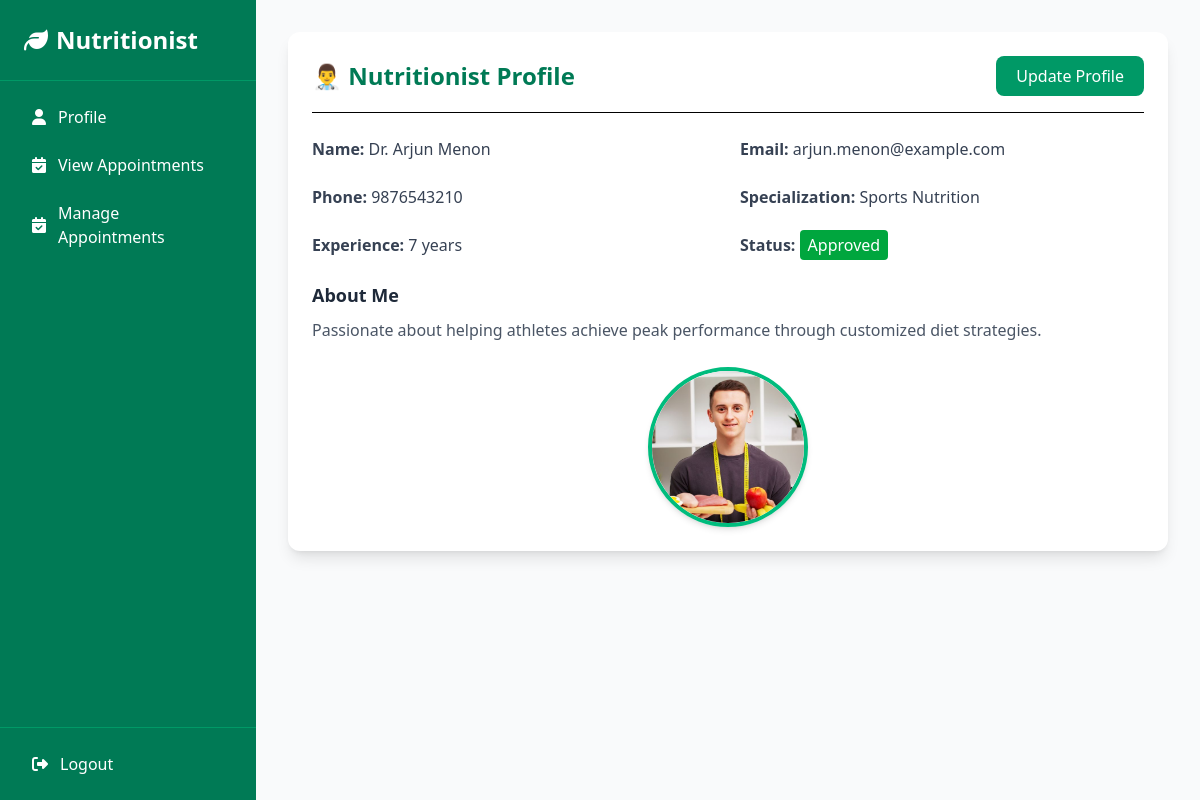
Page /nutrionist/index.php (signed in) on the committed database.
### tables this page shows
CREATE TABLE `nutritionists` (
  `id` int NOT NULL,
  `name` varchar(100) NOT NULL,
  `email` varchar(100) NOT NULL,
  `password` varchar(255) NOT NULL,
  `phone` varchar(20) DEFAULT NULL,
  `specialization` varchar(100) DEFAULT NULL,
  `experience` int DEFAULT '0',
  `description` text,
  `image` varchar(255) DEFAULT NULL,
  `status` enum('pending','approved','rejected') DEFAULT 'pending',
  `created_at` timestamp NULL DEFAULT CURRENT_TIMESTAMP
);

### nutrionist/index.php (the view, shortened to what this page needs)
<?php
include(__DIR__ . '/../config/db_conn.php');
$nutritionist_id = $_SESSION['nutritionist_id'];
$sql = "SELECT * FROM nutritionists WHERE id = ?";
$stmt = $connection->prepare($sql);
$stmt->bind_param("i", $nutritionist_id);
$stmt->execute();
$result = $stmt->get_result();
$nutritionist = $result->fetch_assoc();
?>
<?php include 'components/head.php'; ?>
<?php include 'components/dashboard-nav.php'; ?>
<main class="flex-1 overflow-y-auto p-8 bg-gray-50">
  <section class="bg-white rounded-xl shadow-lg p-6">
    <div class="flex justify-between items-center mb-6 border-b pb-4">
      <h2 class="text-2xl font-bold text-emerald-700">👨‍⚕️ Nutritionist Profile</h2>
      <button onclick="toggleModal(true)"
        class="bg-emerald-600 text-white px-5 py-2 rounded-lg hover:bg-emerald-700 transition">
        Update Profile
      </button>
    </div>
    <div class="grid grid-cols-1 md:grid-cols-2 gap-6 text-gray-700">
      <p><strong>Name:</strong> <?= htmlspecialchars($nutritionist['name']); ?></p>
      <p><strong>Email:</strong> <?= htmlspecialchars($nutritionist['email']); ?></p>
      <p><strong>Phone:</strong> <?= htmlspecialchars($nutritionist['phone']); ?></p>
      <p><strong>Specialization:</strong> <?= htmlspecialchars($nutritionist['specialization']); ?></p>
      <p><strong>Experience:</strong> <?= htmlspecialchars($nutritionist['experience']); ?> years</p>
      <p><strong>Status:</strong>
        <span class="px-2 py-1 rounded text-white
          <?= $nutritionist['status']=='approved' ? 'bg-green-600' : ($nutritionist['status']=='pending' ? 'bg-yellow-500' : 'bg-red-600'); ?>">
          <?= ucfirst($nutritionist['status']); ?>
        </span>
      </p>
    </div>
    <?php if (!empty($nutritionist['description'])): ?>
      <div class="mt-6">
        <h3 class="text-lg font-semibold text-gray-800">About Me</h3>
        <p class="text-gray-600 mt-2 leading-relaxed"><?= nl2br(htmlspecialchars($nutritionist['description'])); ?></p>
      </div>
    <?php endif; ?>
    <?php if (!empty($nutritionist['image'])): ?>
      <div class="mt-6 flex justify-center">
        <img src="<?= htmlspecialchars($nutritionist['image']); ?>"
             alt="Profile Picture"
             class="w-40 h-40 object-cover rounded-full border-4 border-emerald-500 shadow-md">
      </div>
    <?php endif; ?>
  </section>
</main>
</div>

### rows in the picture
nutritionists: name "Dr. Arjun Menon", email "arjun.menon@example.com", phone "9876543210", specialization "Sports Nutrition", experience "7", status "Approved", description "Passionate about helping athletes achieve peak performance through customized diet strategies.", image (picture)
